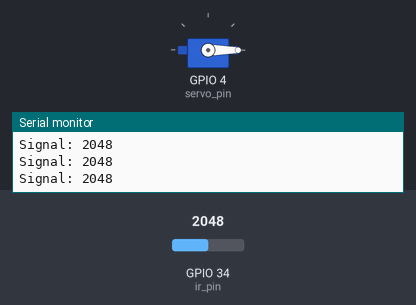
Bench run of a sketch on a simulated ESP32. On the bench: servo, the last lines printed to the serial monitor. Inputs (shaded band) come from the test bench; at power-on: GPIO 34 (ir_pin) = 2048.

Above: at 1.2 s.
1.3 s: GPIO 34 (ir_pin) set to 657
4.3 s: GPIO 34 (ir_pin) set to 563
At 4.6 s:
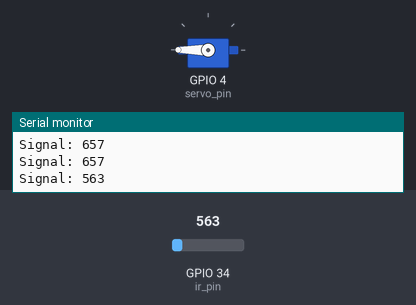
Timing chart, 0 to 7.3 s (numbered marks = the images above; inputs shaded):
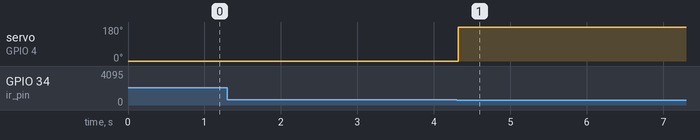

Measured:
- the behaviour switches between 600 and 599 on GPIO 34 (ir_pin) (found by bisection; images 0 and 1)
- after the input at 4.3 s, servo on GPIO 4 (servo_pin): 0° → 180° at once

The sketch:

Question_1.ino
```cpp
#include <ESP32Servo.h>

#define ir_pin 34         // IR sensor input pin
#define servo_pin 4       // Servo motor control pin
#define threshold 600     // Threshold value to determine if an object is detected

Servo myservo;           // Create a Servo object to control the servo motor

void operate(int signal){

  if(signal < threshold){   // If the analog signal from the IR sensor is below the threshold value
    myservo.write(180);    // Rotate the servo motor to 180 degrees (open position)
    delay(3000);           // Wait for 3 seconds (servo remains open for this duration)
  } else {
    myservo.write(0);      // If the analog signal is equal to or above the threshold, rotate the servo motor to 0 degrees (closed position)
  }
}

void setup() {
  Serial.begin(9600);     // Initialize the serial communication for debugging purposes
  myservo.attach(servo_pin);  // Attach the servo to the specified pin

  // Setup is used for one-time initialization tasks and runs only once when the board starts up.
}

void loop() {
  // loop is the main function that runs repeatedly after setup.

  int signal = analogRead(ir_pin);  // Read the analog value from the IR sensor
  Serial.print("Signal: ");
  Serial.println(signal);          // Print the analog value to the serial monitor for debugging

  operate(signal);    // Call the function 'operate' with the analog value from the IR sensor as an argument
}
```
